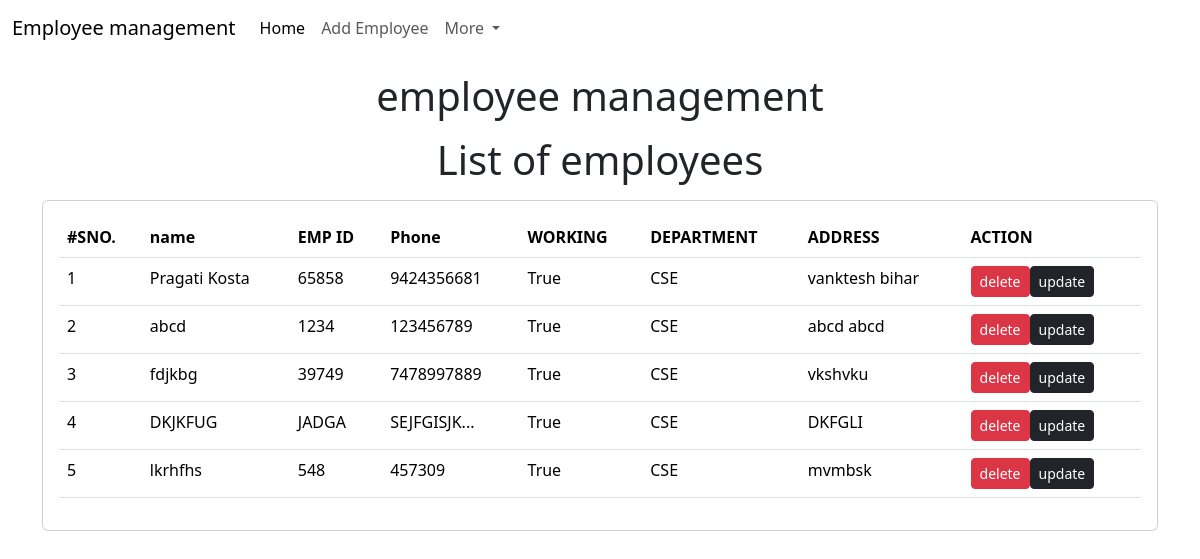
The page /emp/home/ on the database its author committed.
### emp/models.py (models this page shows)
class Emp(models.Model):
    name = models.CharField(max_length=200)
    emp_id = models.CharField(max_length=200)
    phone = models.CharField(max_length=10)
    address = models.CharField(max_length=150)
    working = models.BooleanField(default=True)
    department = models.CharField(max_length=10)

### emp/views.py (the view)
# urls.py: path('home/', emp_home, name='emp_home'),
def emp_home(request):
    emps=Emp.objects.all()
    return render(request, 'emp/home.html',{'emps':emps})

### templates/emp/home.html (shortened to what this page needs)
<!doctype html>
<html lang="en">
  <head>
    <link href="https://cdn.jsdelivr.net/npm/bootstrap@5.3.3/dist/css/bootstrap.min.css" rel="stylesheet">
  </head>
  <body>
    {% include 'emp/navbar.html' %}
    <h1 class="text-center my-3">employee management</h1>
    <h1 class="text-center my-3">List of employees</h1>
    <div class="container">
      <div class="row">
        <div class="col-md-12">
          <div class="card">
            <div class="card-body">
              <table class="table">
                <thead>
                  <tr>
                    <th>#SNO.</th>
                    <th>name</th>
                    <th>EMP ID</th>
                    <th>Phone</th>
                    <th>WORKING</th>
                    <th>DEPARTMENT</th>
                    <th>ADDRESS</th>
                    <th>ACTION</th>
                  </tr>
                </thead>
                <tbody>
                  {% for e in emps %}
                  <tr>
                    <td>{{forloop.counter}}</td>
                    <td>{{e.name}}</td>
                    <td>{{e.emp_id}}</td>
                    <td>{{e.phone}}</td>
                    <td>{{e.working}}</td>
                    <td>{{e.department}}</td>
                    <td>{{e.address}}</td>
                    <td>
                      <a href="/emp/delete-emp/{{e.id}}" class="btn btn-danger btn-sm">delete</button>
                      <a href="/emp/update-emp/{{e.id}}" class="btn btn-dark btn-sm">update</button>
                    </td>
                  </tr>
                  {% endfor %}
                </tbody>
              </table>
            </div>
          </div>
        </div>
      </div>
    </div>
  </body>
</html>

### templates/emp/navbar.html (shortened to what this page needs)
<nav class="navbar navbar-expand-lg bg-body-dark">
  <div class="container-fluid">
    <a class="navbar-brand" href="#">Employee management</a>
    <div class="collapse navbar-collapse" id="navbarSupportedContent">
      <ul class="navbar-nav me-auto mb-2 mb-lg-0">
        <li class="nav-item">
          <a class="nav-link active" aria-current="page" href="#">Home</a>
        </li>
        <li class="nav-item">
          <a class="nav-link" href="/emp/add-emp/">Add Employee</a>
        </li>
        <li class="nav-item dropdown">
          <a class="nav-link dropdown-toggle" href="#" role="button" data-bs-toggle="dropdown" aria-expanded="false">
            More
          </a>
        </li>
      </ul>
    </div>
  </div>
</nav>

### rows shown on the page
Emp: name "Pragati Kosta", emp_id "65858", phone "9424356681", working "True", department "CSE", address "vanktesh bihar"
Emp: name "abcd", emp_id "1234", phone "123456789", working "True", department "CSE", address "abcd abcd"
Emp: name "fdjkbg", emp_id "39749", phone "7478997889", working "True", department "CSE", address "vkshvku"
Emp: name "DKJKFUG", emp_id "JADGA", phone "SEJFGISJK...", working "True", department "CSE", address "DKFGLI"
Emp: name "lkrhfhs", emp_id "548", phone "457309", working "True", department "CSE", address "mvmbsk"
